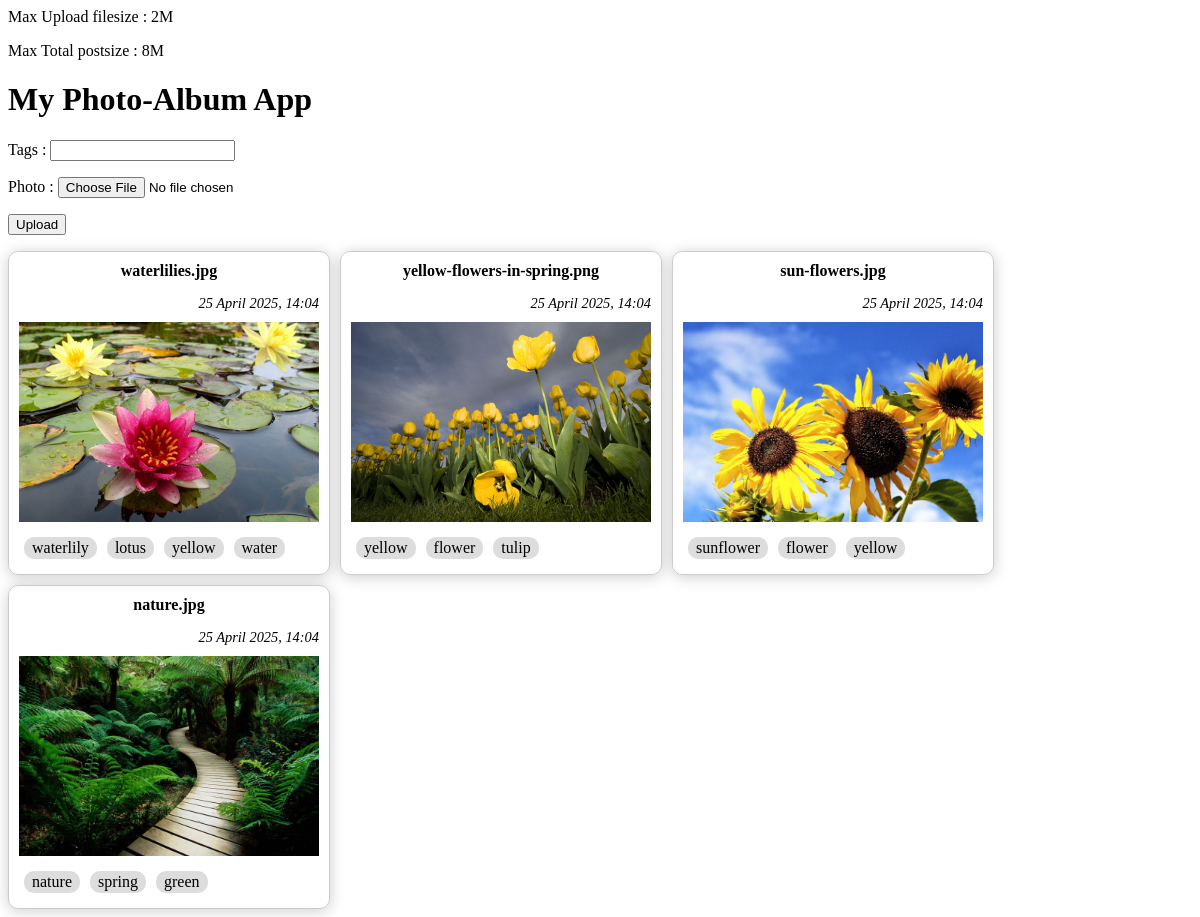
Screenshot of /23-file-upload/index.php with the database file from the repository.
### tables this page shows
CREATE TABLE IF NOT EXISTS `album` (
  `id` int NOT NULL AUTO_INCREMENT,
  `original` varchar(100) NOT NULL,
  `filename` varchar(100) NOT NULL,
  `tags` varchar(200) NOT NULL,
  `created_at` timestamp NOT NULL DEFAULT CURRENT_TIMESTAMP,
  PRIMARY KEY (`id`)
);

### 23-file-upload/index.php (the view, shortened to what this page needs)
<?php
  $db = new PDO("mysql:host=localhost;dbname=test;charset=utf8mb4", "std", "");
  $max_filesize = ini_get("upload_max_filesize") ;
  $max_postsize = ini_get("post_max_size") ;
  echo "<p>Max Upload filesize : $max_filesize</p>" ;
  echo "<p>Max Total postsize : $max_postsize</p>" ;
  $photos = $db->query("select * from album order by created_at desc")->fetchAll() ;
?>
<!DOCTYPE html>
<html lang="en">
<head>
</head>
<body>
    <h1>My Photo-Album App</h1>
    <form action="" method="post" enctype="multipart/form-data">
        <p>Tags : <input type="text" name="tags" value="<?= !empty($error) ? $tags : '' ?>" autofocus></p>
        <p>Photo : <input type="file" name="photo"></p>
        <p><button>Upload</button></p>
    </form>
    <div class="container">
        <?php foreach( $photos as $p) : ?>
            <div>
                <div class="original"><?= $p["original"] ?></div>
                <div class="date">
                  <?php
                       $date = new DateTime($p["created_at"]) ;
                       echo $date->format("d F Y, H:m") ;
                   ?>
                </div>
                <img src="./photos/<?= $p["filename"] ?>">
                <div class="tags">
                  <?php
                     $tags = explode(" ", $p["tags"]) ;
                     foreach( $tags as $t) {
                        echo "<span>$t</span>" ;
                     }
                  ?>
                </div>
            </div>
        <?php endforeach ?>
    </div>
</body>
</html>

### 23-file-upload/index.php (style rules this page uses)
.container img { width: 300px; height: 200px; object-fit: cover; }
.container { display: flex; gap: 10px; flex-wrap: wrap; align-items: flex-start; }
.container > div { border:1px solid #CCC; padding: 10px; border-radius: 10px; box-shadow: 0 2px 15px rgba(0,0,0, 0.2); max-width: 300px; }
.original { text-align: center; font-weight: bold; margin-bottom: 15px; }
.tags { display: flex; flex-wrap: wrap; margin-top: 10px; }
.tags span { padding: 2px 8px; background: #DDD; border-radius: 10px; margin:5px; }
.date { margin-top: 10px; font-size: 0.9em; font-style: italic;margin-bottom: 10px; text-align: right; }

### rows the page displays
album: original "waterlilies.jpg", created_at "25 April 2025, 14:04", filename (picture), tags "waterlily", tags "lotus", tags "yellow", tags "water"
album: original "yellow-flowers-in-spring.png", created_at "25 April 2025, 14:04", filename (picture), tags "yellow", tags "flower", tags "tulip"
album: original "sun-flowers.jpg", created_at "25 April 2025, 14:04", filename (picture), tags "sunflower", tags "flower", tags "yellow"
album: original "nature.jpg", created_at "25 April 2025, 14:04", filename (picture), tags "nature", tags "spring", tags "green"

### other values shown
$max_filesize "2M"
$max_postsize "8M"
